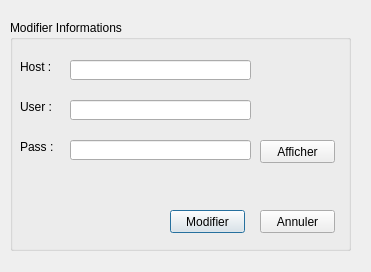
<?xml version="1.0" encoding="UTF-8"?>
<ui version="4.0">
 <class>EditDialog</class>
 <widget class="QDialog" name="EditDialog">
  <property name="geometry">
   <rect>
    <x>0</x>
    <y>0</y>
    <width>371</width>
    <height>272</height>
   </rect>
  </property>
  <property name="windowTitle">
   <string>Dialog</string>
  </property>
  <widget class="QGroupBox" name="groupBox">
   <property name="geometry">
    <rect>
     <x>10</x>
     <y>20</y>
     <width>341</width>
     <height>231</height>
    </rect>
   </property>
   <property name="title">
    <string>Modifier Informations</string>
   </property>
   <widget class="QLabel" name="label_3">
    <property name="geometry">
     <rect>
      <x>10</x>
      <y>120</y>
      <width>46</width>
      <height>13</height>
     </rect>
    </property>
    <property name="text">
     <string>Pass :</string>
    </property>
   </widget>
   <widget class="QLineEdit" name="lineEdit_pass">
    <property name="geometry">
     <rect>
      <x>60</x>
      <y>120</y>
      <width>181</width>
      <height>20</height>
     </rect>
    </property>
    <property name="echoMode">
     <enum>QLineEdit::Password</enum>
    </property>
   </widget>
   <widget class="QLabel" name="label">
    <property name="geometry">
     <rect>
      <x>10</x>
      <y>40</y>
      <width>46</width>
      <height>13</height>
     </rect>
    </property>
    <property name="text">
     <string>Host :</string>
    </property>
   </widget>
   <widget class="QLabel" name="label_2">
    <property name="geometry">
     <rect>
      <x>10</x>
      <y>80</y>
      <width>46</width>
      <height>13</height>
     </rect>
    </property>
    <property name="text">
     <string>User :</string>
    </property>
   </widget>
   <widget class="QLineEdit" name="lineEdit_host">
    <property name="geometry">
     <rect>
      <x>60</x>
      <y>40</y>
      <width>181</width>
      <height>20</height>
     </rect>
    </property>
   </widget>
   <widget class="QLineEdit" name="lineEdit_user">
    <property name="geometry">
     <rect>
      <x>60</x>
      <y>80</y>
      <width>181</width>
      <height>20</height>
     </rect>
    </property>
   </widget>
   <widget class="QPushButton" name="pushButton_apply">
    <property name="geometry">
     <rect>
      <x>160</x>
      <y>190</y>
      <width>75</width>
      <height>23</height>
     </rect>
    </property>
    <property name="text">
     <string>Modifier</string>
    </property>
   </widget>
   <widget class="QPushButton" name="pushButton_annuler">
    <property name="geometry">
     <rect>
      <x>250</x>
      <y>190</y>
      <width>75</width>
      <height>23</height>
     </rect>
    </property>
    <property name="text">
     <string>Annuler</string>
    </property>
   </widget>
   <widget class="QPushButton" name="pushButton_editPass">
    <property name="geometry">
     <rect>
      <x>250</x>
      <y>120</y>
      <width>75</width>
      <height>23</height>
     </rect>
    </property>
    <property name="text">
     <string>Afficher</string>
    </property>
   </widget>
  </widget>
 </widget>
 <resources/>
 <connections/>
</ui>
